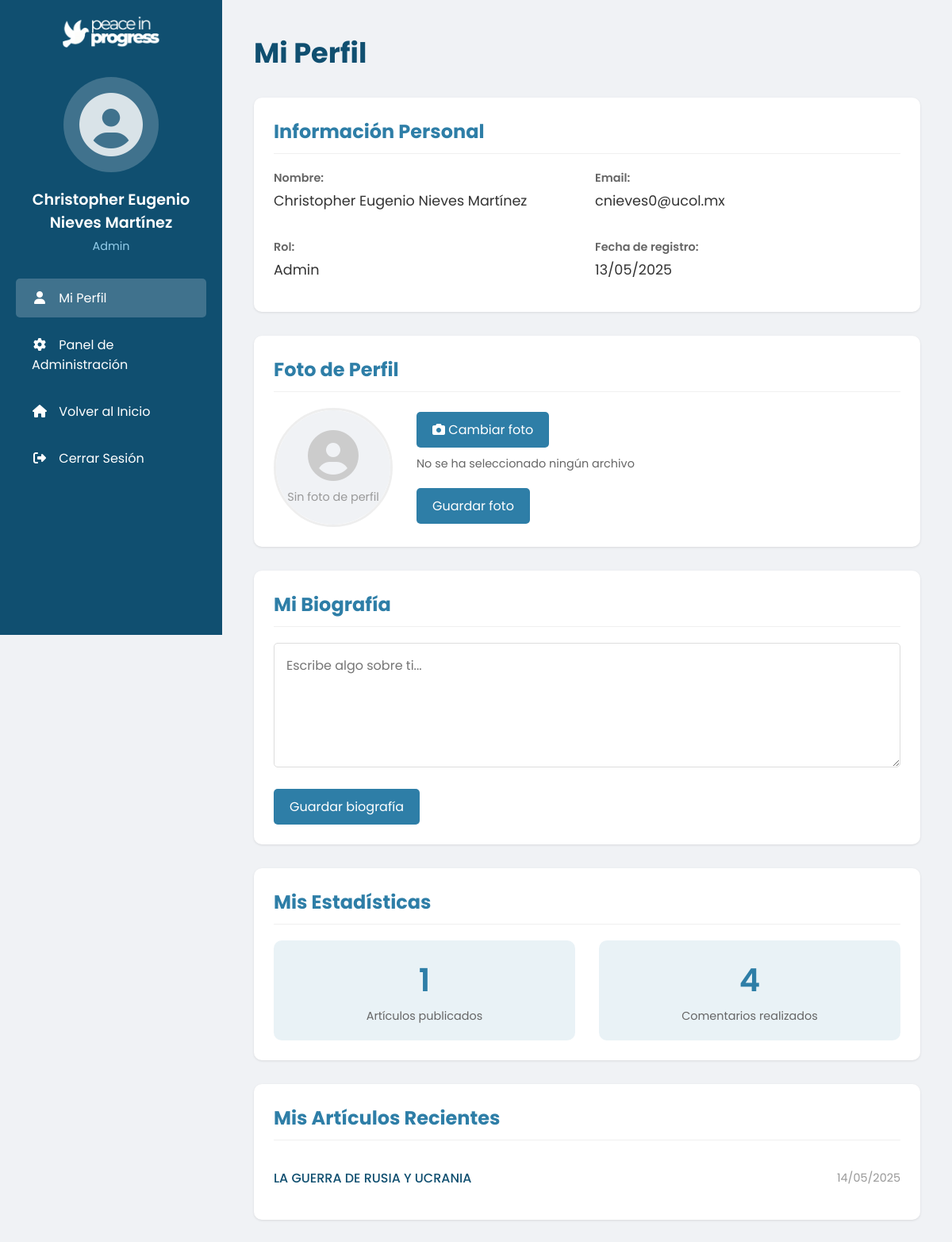
/admin/perfil.php (signed in), run on an earlier commit of the app's database.
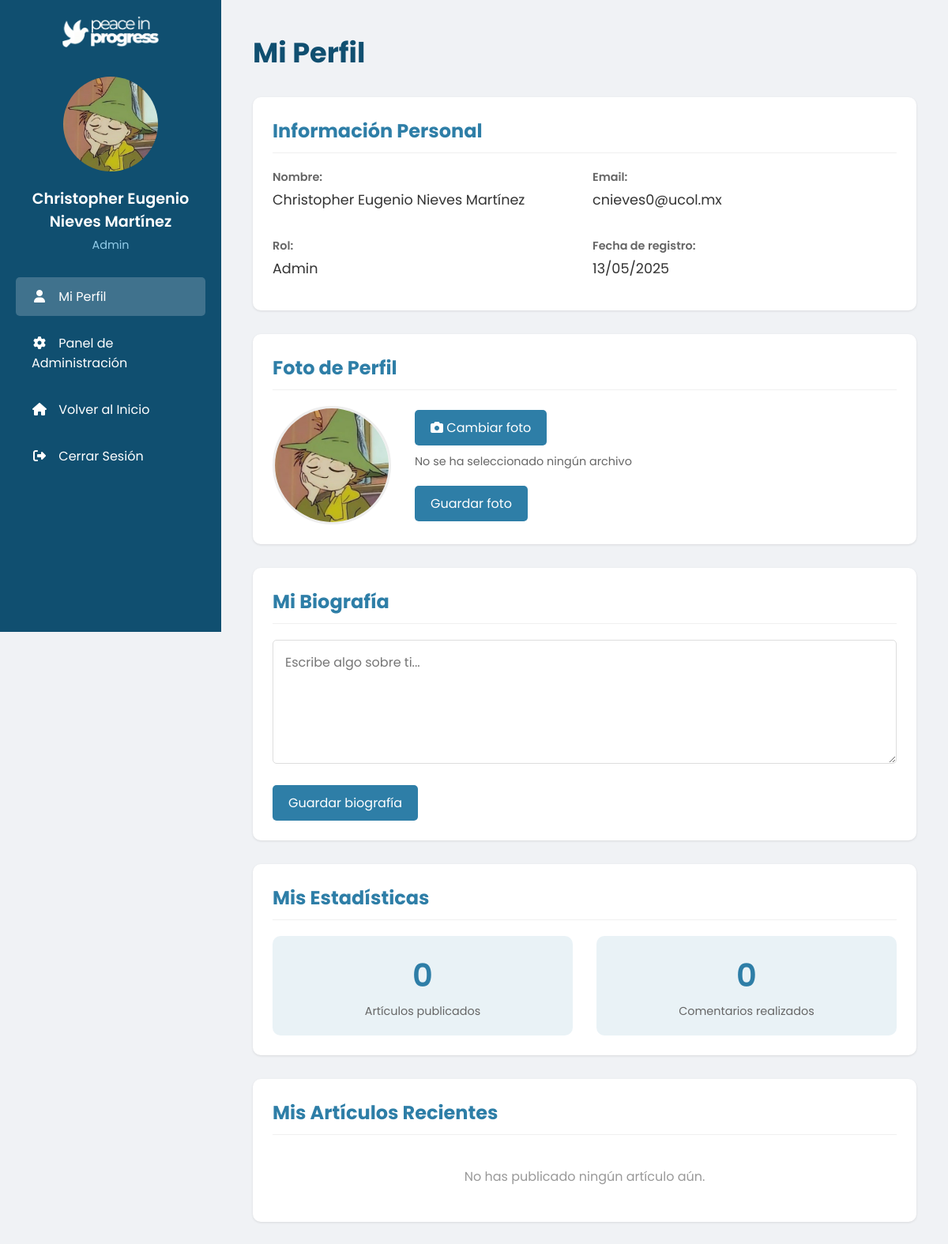
And on a later commit of the database.
### tables this page shows
CREATE TABLE `posts` (
  `id_post` int(11) NOT NULL,
  `titulo` varchar(255) NOT NULL,
  `slug` varchar(255) NOT NULL,
  `resumen` text NOT NULL,
  `contenido` longtext NOT NULL,
  `id_categoria` int(11) NOT NULL,
  `id_imagen_destacada` int(11) DEFAULT NULL,
  `id_imagen_background` int(11) DEFAULT NULL,
  `id_usuario` int(11) NOT NULL,
  `fecha_publicacion` datetime NOT NULL DEFAULT CURRENT_TIMESTAMP,
  `fecha_actualizacion` datetime DEFAULT NULL ON UPDATE CURRENT_TIMESTAMP,
  `estado` enum('borrador','publicado','archivado') NOT NULL DEFAULT 'borrador',
  `visitas` int(11) NOT NULL DEFAULT '0',
  `referencia_url` varchar(255) DEFAULT NULL
);

CREATE TABLE `usuarios` (
  `id_usuario` int(11) NOT NULL,
  `name` varchar(100) NOT NULL,
  `email` varchar(255) NOT NULL,
  `pass` varchar(255) NOT NULL,
  `fecha_registro` datetime NOT NULL DEFAULT CURRENT_TIMESTAMP,
  `ultimo_login` datetime DEFAULT NULL,
  `rol` enum('admin','editor','lector') NOT NULL DEFAULT 'lector',
  `activo` tinyint(1) NOT NULL DEFAULT '1',
  `avatar` varchar(255) DEFAULT NULL,
  `biografia` text,
  `token_recuperacion` varchar(255) DEFAULT NULL,
  `fecha_expiracion_token` datetime DEFAULT NULL,
  `intentos_login` int(11) NOT NULL DEFAULT '0',
  `bloqueado_hasta` datetime DEFAULT NULL
);

### admin/perfil.php (the view, shortened to what the changed rows need)
<?php
require '../config/db.php';
$id_usuario = $_SESSION['user_id'];
$stmt = $pdo->prepare("SELECT * FROM usuarios WHERE id_usuario = ?");
$stmt->execute([$id_usuario]);
$usuario = $stmt->fetch(PDO::FETCH_ASSOC);
?>
<!DOCTYPE html>
<html lang="es">
<head>
    <link rel="stylesheet" href="https://cdnjs.cloudflare.com/ajax/libs/font-awesome/6.5.1/css/all.min.css">
    <link rel="stylesheet" href="perfil.css">
</head>
<body>
    <div class="profile-container">
        <div class="sidebar">
            <div class="logo-container">
                <a href="../index.php">
                </a>
            </div>
            <div class="profile-avatar">
                <?php if (!empty($usuario['avatar']) && file_exists('../' . $usuario['avatar'])): ?>
                    <img src="../<?php echo htmlspecialchars($usuario['avatar']); ?>" alt="Foto de perfil">
                <?php else: ?>
                    <i class="fas fa-user-circle"></i>
                <?php endif; ?>
            </div>
            <div class="profile-name">
                <?php echo htmlspecialchars($usuario['name']); ?>
            </div>
            <div class="profile-role">
                <?php echo ucfirst(htmlspecialchars($usuario['rol'])); ?>
            </div>
            <nav class="sidebar-nav">
                <ul>
                </ul>
            </nav>
        </div>
        <div class="main-content">
            <h1>Mi Perfil</h1>
            <div class="profile-section">
                <h2>Información Personal</h2>
                <div class="info-container">
                    <div class="info-item">
                        <span class="info-label">Nombre:</span>
                        <span class="info-value"><?php echo htmlspecialchars($usuario['name']); ?></span>
                    </div>
                    <div class="info-item">
                        <span class="info-label">Email:</span>
                        <span class="info-value"><?php echo htmlspecialchars($usuario['email']); ?></span>
                    </div>
                    <div class="info-item">
                        <span class="info-label">Rol:</span>
                        <span class="info-value"><?php echo ucfirst(htmlspecialchars($usuario['rol'])); ?></span>
                    </div>
                    <div class="info-item">
                        <span class="info-label">Fecha de registro:</span>
                        <span class="info-value"><?php echo date('d/m/Y', strtotime($usuario['fecha_registro'])); ?></span>
                    </div>
                </div>
            </div>
            <div class="profile-section">
                <h2>Foto de Perfil</h2>
                <div class="avatar-container">
                    <div class="current-avatar">
                        <?php if (!empty($usuario['avatar']) && file_exists('../' . $usuario['avatar'])): ?>
                            <img src="../<?php echo htmlspecialchars($usuario['avatar']); ?>" alt="Foto de perfil">
                        <?php else: ?>
                            <div class="no-avatar">
                                <i class="fas fa-user-circle"></i>
                                <p>Sin foto de perfil</p>
                            </div>
                        <?php endif; ?>
                    </div>
                </div>
            </div>
            <div class="profile-section">
                <h2>Mi Biografía</h2>
            </div>
            <div class="profile-section">
                <h2>Mis Estadísticas</h2>
                <div class="stats-container">
                    <?php
                    $stmt = $pdo->prepare("SELECT COUNT(*) FROM posts WHERE id_usuario = ?");
                    $stmt->execute([$id_usuario]);
                    $total_posts = $stmt->fetchColumn();
                    $stmt = $pdo->prepare("SELECT COUNT(*) FROM comentarios WHERE id_usuario = ?");
                    $stmt->execute([$id_usuario]);
                    $total_comentarios = $stmt->fetchColumn();
                    ?>
                    <div class="stat-item">
                        <div class="stat-value"><?php echo $total_posts; ?></div>
                        <div class="stat-label">Artículos publicados</div>
                    </div>
                    <div class="stat-item">
                        <div class="stat-value"><?php echo $total_comentarios; ?></div>
                        <div class="stat-label">Comentarios realizados</div>
                    </div>
                </div>
            </div>
            <div class="profile-section">
                <h2>Mis Artículos Recientes</h2>
                <div class="articles-container">
                    <?php
                    $stmt = $pdo->prepare("SELECT id_post, titulo, fecha_publicacion FROM posts WHERE id_usuario = ? ORDER BY fecha_publicacion DESC LIMIT 5");
                    $stmt->execute([$id_usuario]);
                    $articulos = $stmt->fetchAll(PDO::FETCH_ASSOC);
                    if (count($articulos) > 0):
                        foreach ($articulos as $articulo):
                    ?>
                    <div class="article-item">
                        <a href="../views/post.php?id=<?php echo $articulo['id_post']; ?>">
                            <?php echo htmlspecialchars($articulo['titulo']); ?>
                        </a>
                        <span class="article-date">
                            <?php echo date('d/m/Y', strtotime($articulo['fecha_publicacion'])); ?>
                        </span>
                    </div>
                    <?php
                        endforeach;
                    else:
                    ?>
                    <p class="no-items">No has publicado ningún artículo aún.</p>
                    <?php endif; ?>
                </div>
            </div>
        </div>
    </div>
</body>
</html>

What changed in the data, as far as the page shows it:
removed posts: titulo "LA GUERRA DE RUSIA Y UCRANIA", fecha_publicacion "14/05/2025"
changed usuarios "Christopher Eugenio Nieves Martínez": avatar: picture added
Also different on the page:
$total_posts: "1" → "0"
$total_comentarios: "4" → "0"
text no longer shown: "Sin foto de perfil"
text now shown: "No has publicado ningún artículo aún."
